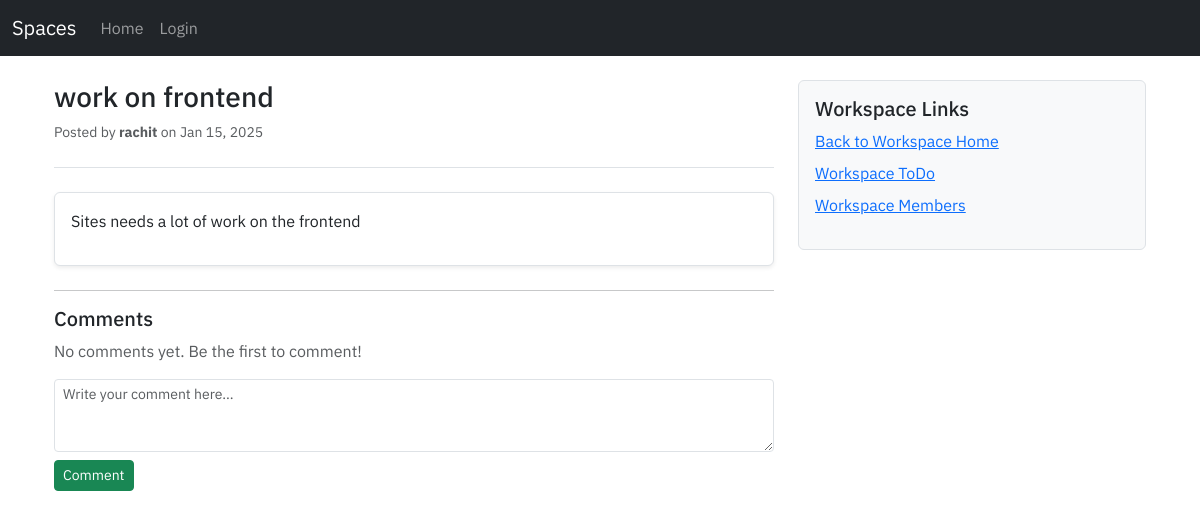
The app's page /post/2, older data.
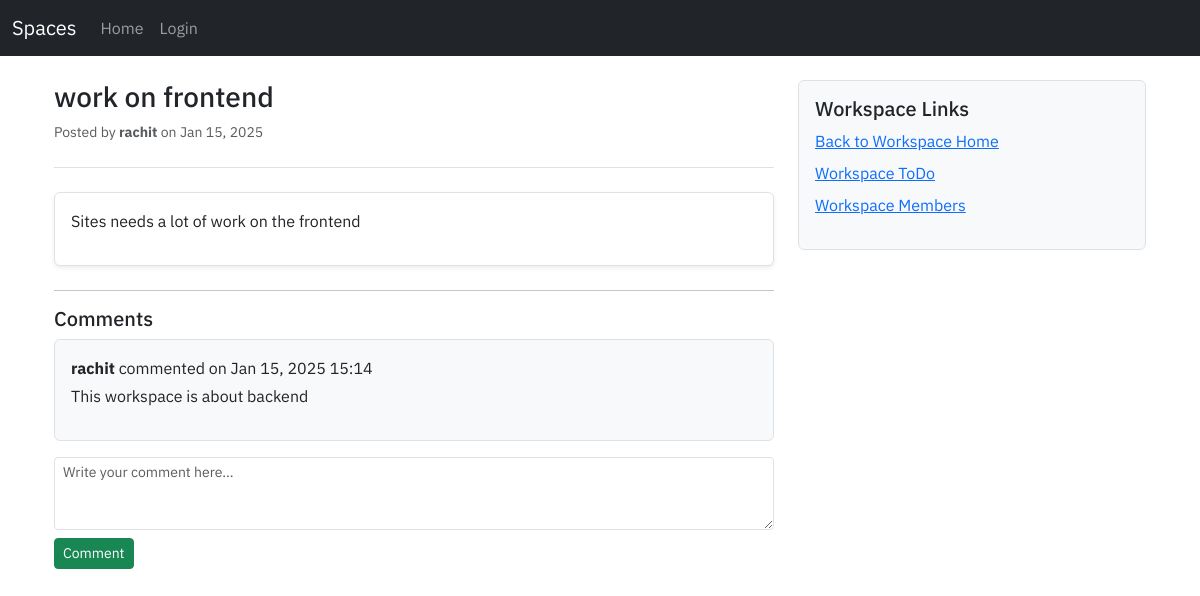
The same page, newer data.
### workspace/models.py (models this page shows, shortened)
class Comment(models.Model):
    content = models.TextField(blank=False, null=False)
    post = models.ForeignKey(Post, on_delete=models.CASCADE)
    author = models.ForeignKey(User, on_delete=models.SET_NULL, null=True)
    created_at = models.DateTimeField(auto_now_add=True)
    updated_at = models.DateTimeField(auto_now=True)

### workspace/views.py (the view)
# urls.py: path('post/<int:post_id>', views.post_view, name='post'),
def post_view(request, post_id):
    post = get_object_or_404(Post, id=post_id)
    if request.method == "POST":
        form = CommentCreationForm(request.POST)
        if form.is_valid():
            comment = form.save(commit=False)
            comment.author = request.user
            comment.post = post
            comment.save()
            return redirect('post', post_id=post_id)
    else:
        form = CommentCreationForm()
        comments = Comment.objects.filter(post=post)
    context = {
        'form': form,
        'post': post,
        'comments': comments,
    }
    return render(request, 'workspace/post.html', context=context)

### workspace/forms.py
class CommentCreationForm(forms.ModelForm):
    class Meta:
        model = Comment
        fields = ['content']
        widgets = {
            'content': forms.Textarea(attrs={'rows':3, 'cols': 100, 'placeholder': 'Write a comment...'})
        }

### workspace/templates/workspace/post.html (shortened to what this page needs)
{% extends "user/base.html" %}
{% block content %}
<div class="container mt-4">
    <div class="row">
        <div class="col-md-8">
            <div class="border-bottom pb-2 mb-4">
                <h1 class="h3">{{ post.title }}</h1>
                <p class="text-muted small">Posted by <strong>{{ post.author }}</strong> on {{ post.created_at|date:"M d, Y" }}</p>
            </div>
            <div class="post-content mb-4 p-3 bg-white border rounded shadow-sm">
                <p>{{ post.content }}</p>
            </div>
            <hr>
            <div class="comments-section">
                <h5>Comments</h5>
                {% if comments %}
                    {% for comment in comments %}
                        <div class="comment mb-3 p-3 bg-light border rounded">
                            <p class="mb-1"><strong>{{ comment.author }}</strong> commented on {{ comment.created_at|date:"M d, Y H:i" }}</p>
                            <p>{{ comment.content }}</p>
                        </div>
                    {% endfor %}
                {% else %}
                    <p class="text-muted">No comments yet. Be the first to comment!</p>
                {% endif %}
            </div>
            <form method="POST" class="mb-4">
                <textarea name="content" class="form-control form-control-sm" rows="3" placeholder="Write your comment here..."></textarea>
                <button type="submit" class="btn btn-success btn-sm mt-2">Comment</button>
            </form>
        </div>
        <div class="col-md-4">
            <div class="p-3 bg-light border rounded">
                <h5>Workspace Links</h5>
                <ul class="list-unstyled">
                    <li><a href="{% url 'workspace_discussion' post.workspace.id %}" class="d-block mb-2">Back to Workspace Home</a></li>
                    <li><a href="#" class="d-block mb-2">Workspace ToDo</a></li>
                    <li><a href="#" class="d-block mb-2">Workspace Members</a></li>
                </ul>
            </div>
        </div>
    </div>
</div>
{% endblock %}

Row changes from the older to the newer data that the page shows:
added Comment: author "rachit", created_at "Jan 15, 2025 15:14", content "This workspace is about backend"
Text that changed along with them:
text no longer shown: "No comments yet. Be the first to comment!"
